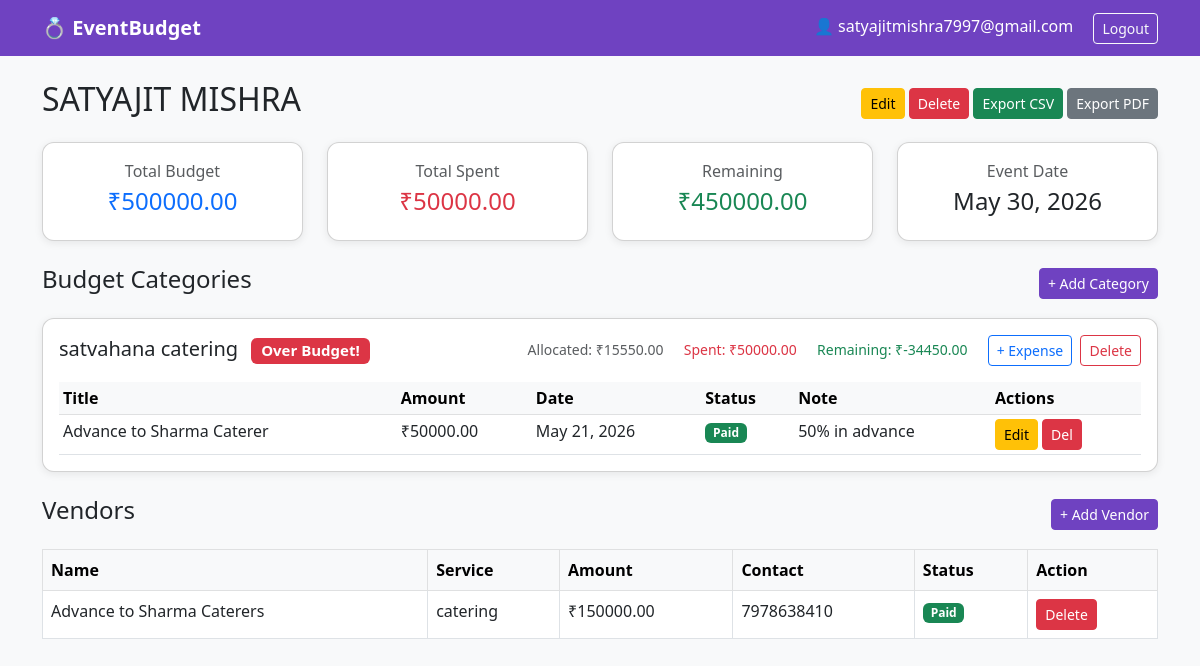
The app's page /events/1/ (signed in) with its own data.
### planner/models.py (models this page shows, shortened)
class Event(models.Model):
    user = models.ForeignKey(User, on_delete=models.CASCADE)
    name = models.CharField(max_length=200)
    date = models.DateField()
    venue = models.CharField(max_length=300, blank=True)
    total_budget = models.DecimalField(max_digits=12, decimal_places=2)
    created_at = models.DateTimeField(auto_now_add=True)
    def total_spent(self):
        return sum(cat.total_spent() for cat in self.categories.all())
    def remaining_budget(self):
        return self.total_budget - self.total_spent()

class Category(models.Model):
    event = models.ForeignKey(Event, on_delete=models.CASCADE, related_name='categories')
    name = models.CharField(max_length=100)
    allocated_budget = models.DecimalField(max_digits=12, decimal_places=2)
    def total_spent(self):
        return sum(exp.amount for exp in self.expenses.all())
    def remaining(self):
        return self.allocated_budget - self.total_spent()
    def is_over_budget(self):
        return self.total_spent() > self.allocated_budget

class Expense(models.Model):
    STATUS_CHOICES = [
        ('paid', 'Paid'),
        ('pending', 'Pending'),
    ]
    category = models.ForeignKey(Category, on_delete=models.CASCADE, related_name='expenses')
    title = models.CharField(max_length=200)
    amount = models.DecimalField(max_digits=12, decimal_places=2)
    date = models.DateField()
    status = models.CharField(max_length=10, choices=STATUS_CHOICES, default='pending')
    note = models.TextField(blank=True)

class Vendor(models.Model):
    event = models.ForeignKey(Event, on_delete=models.CASCADE, related_name='vendors')
    name = models.CharField(max_length=200)
    service = models.CharField(max_length=200)
    amount = models.DecimalField(max_digits=12, decimal_places=2)
    paid = models.BooleanField(default=False)
    contact = models.CharField(max_length=15, blank=True)

### planner/views.py (the view)
# urls.py: path('events/<int:pk>/', views.event_detail, name='event_detail'),
@login_required
def event_detail(request, pk):
    event = get_object_or_404(Event, pk=pk, user=request.user)
    categories = event.categories.all()
    vendors = event.vendors.all()
    return render(request, 'planner/event_detail.html', {'event': event, 'categories': categories, 'vendors': vendors})

### planner/templates/planner/event_detail.html
{% extends 'planner/base.html' %}
{% block content %}
<div class="d-flex justify-content-between align-items-center mb-3">
    <h2>{{ event.name }}</h2>
    <div>
        <a href="{% url 'event_edit' event.pk %}" class="btn btn-warning btn-sm">Edit</a>
        <a href="{% url 'event_delete' event.pk %}" class="btn btn-danger btn-sm">Delete</a>
        <a href="{% url 'export_csv' event.pk %}" class="btn btn-success btn-sm">Export CSV</a>
        <a href="{% url 'export_pdf' event.pk %}" class="btn btn-secondary btn-sm">Export PDF</a>
    </div>
</div>
<div class="row mb-4">
    <div class="col-md-3">
        <div class="card p-3 text-center">
            <p class="text-muted mb-1">Total Budget</p>
            <h4 class="text-primary">₹{{ event.total_budget }}</h4>
        </div>
    </div>
    <div class="col-md-3">
        <div class="card p-3 text-center">
            <p class="text-muted mb-1">Total Spent</p>
            <h4 class="text-danger">₹{{ event.total_spent }}</h4>
        </div>
    </div>
    <div class="col-md-3">
        <div class="card p-3 text-center">
            <p class="text-muted mb-1">Remaining</p>
            <h4 class="{% if event.remaining_budget >= 0 %}text-success{% else %}text-danger{% endif %}">
                ₹{{ event.remaining_budget }}
            </h4>
        </div>
    </div>
    <div class="col-md-3">
        <div class="card p-3 text-center">
            <p class="text-muted mb-1">Event Date</p>
            <h4>{{ event.date }}</h4>
        </div>
    </div>
</div>
<div class="d-flex justify-content-between align-items-center mb-3">
    <h4>Budget Categories</h4>
    <a href="{% url 'category_add' event.pk %}" class="btn btn-primary btn-sm">+ Add Category</a>
</div>
{% for category in categories %}
<div class="card mb-3 p-3">
    <div class="d-flex justify-content-between align-items-center">
        <h5 class="mb-0">{{ category.name }}
            {% if category.is_over_budget %}
                <span class="badge bg-danger ms-2">Over Budget!</span>
            {% endif %}
        </h5>
        <div>
            <span class="text-muted small">Allocated: ₹{{ category.allocated_budget }}</span>
            <span class="text-danger small ms-3">Spent: ₹{{ category.total_spent }}</span>
            <span class="text-success small ms-3">Remaining: ₹{{ category.remaining }}</span>
            <a href="{% url 'expense_add' category.pk %}" class="btn btn-sm btn-outline-primary ms-3">+ Expense</a>
            <a href="{% url 'category_delete' category.pk %}" class="btn btn-sm btn-outline-danger ms-1">Delete</a>
        </div>
    </div>
    {% if category.expenses.all %}
    <table class="table table-sm mt-3 mb-0">
        <thead class="table-light">
            <tr>
                <th>Title</th>
                <th>Amount</th>
                <th>Date</th>
                <th>Status</th>
                <th>Note</th>
                <th>Actions</th>
            </tr>
        </thead>
        <tbody>
            {% for expense in category.expenses.all %}
            <tr>
                <td>{{ expense.title }}</td>
                <td>₹{{ expense.amount }}</td>
                <td>{{ expense.date }}</td>
                <td>
                    {% if expense.status == 'paid' %}
                        <span class="badge bg-success">Paid</span>
                    {% else %}
                        <span class="badge bg-warning text-dark">Pending</span>
                    {% endif %}
                </td>
                <td>{{ expense.note }}</td>
                <td>
                    <a href="{% url 'expense_edit' expense.pk %}" class="btn btn-sm btn-warning">Edit</a>
                    <a href="{% url 'expense_delete' expense.pk %}" class="btn btn-sm btn-danger">Del</a>
                </td>
            </tr>
            {% endfor %}
        </tbody>
    </table>
    {% else %}
        <p class="text-muted small mt-2 mb-0">No expenses added yet.</p>
    {% endif %}
</div>
{% empty %}
    <p class="text-muted">No categories yet. Add one to start tracking!</p>
{% endfor %}
<div class="d-flex justify-content-between align-items-center mb-3 mt-4">
    <h4>Vendors</h4>
    <a href="{% url 'vendor_add' event.pk %}" class="btn btn-primary btn-sm">+ Add Vendor</a>
</div>
{% if vendors %}
<table class="table table-bordered bg-white">
    <thead class="table-light">
        <tr>
            <th>Name</th>
            <th>Service</th>
            <th>Amount</th>
            <th>Contact</th>
            <th>Status</th>
            <th>Action</th>
        </tr>
    </thead>
    <tbody>
        {% for vendor in vendors %}
        <tr>
            <td>{{ vendor.name }}</td>
            <td>{{ vendor.service }}</td>
            <td>₹{{ vendor.amount }}</td>
            <td>{{ vendor.contact }}</td>
            <td>
                {% if vendor.paid %}
                    <span class="badge bg-success">Paid</span>
                {% else %}
                    <span class="badge bg-warning text-dark">Pending</span>
                {% endif %}
            </td>
            <td>
                <a href="{% url 'vendor_delete' vendor.pk %}" class="btn btn-sm btn-danger">Delete</a>
            </td>
        </tr>
        {% endfor %}
    </tbody>
</table>
{% else %}
    <p class="text-muted">No vendors added yet.</p>
{% endif %}
{% endblock %}

### planner/templates/planner/base.html (shortened to what this page needs)
<!DOCTYPE html>
<html lang="en">
<head>
    <link href="https://cdn.jsdelivr.net/npm/bootstrap@5.3.0/dist/css/bootstrap.min.css" rel="stylesheet">
</head>
<body>
<nav class="navbar navbar-expand-lg mb-4">
    <div class="container">
        <a class="navbar-brand fw-bold" href="{% url 'dashboard' %}">💍 EventBudget</a>
        <div class="ms-auto">
            {% if user.is_authenticated %}
                <span class="text-white me-3">👤 {{ user.username }}</span>
                <a href="{% url 'logout' %}" class="btn btn-outline-light btn-sm">Logout</a>
            {% else %}
                <a href="{% url 'login' %}" class="btn btn-outline-light btn-sm me-2">Login</a>
                <a href="{% url 'register' %}" class="btn btn-light btn-sm">Register</a>
            {% endif %}
        </div>
    </div>
</nav>
<div class="container">
    {% block content %}{% endblock %}
</div>
</body>
</html>

### planner/templates/planner/base.html (style rules this page uses)
body { background-color: #f8f9fa; }
.navbar { background-color: #6f42c1; }
.navbar-brand, .nav-link { color: white !important; }
.card { border-radius: 12px; box-shadow: 0 2px 8px rgba(0,0,0,0.08); }
.btn-primary { background-color: #6f42c1; border-color: #6f42c1; }

### records on screen
Event: name "SATYAJIT MISHRA", total_budget "500000.00", total_spent "50000.00", remaining_budget "450000.00", date "May 30, 2026"
Category: name "satvahana catering", shows "Over Budget!", allocated_budget "15550.00", total_spent "50000.00", remaining "-34450.00"
Expense: title "Advance to Sharma Caterer", amount "50000.00", date "May 21, 2026", status "Paid", note "50% in advance"
Vendor: name "Advance to Sharma Caterers", service "catering", amount "150000.00", contact "7978638410", paid "Paid"

### other values on screen
{{ user.username }} "satyajitmishra7997@gmail.com"
